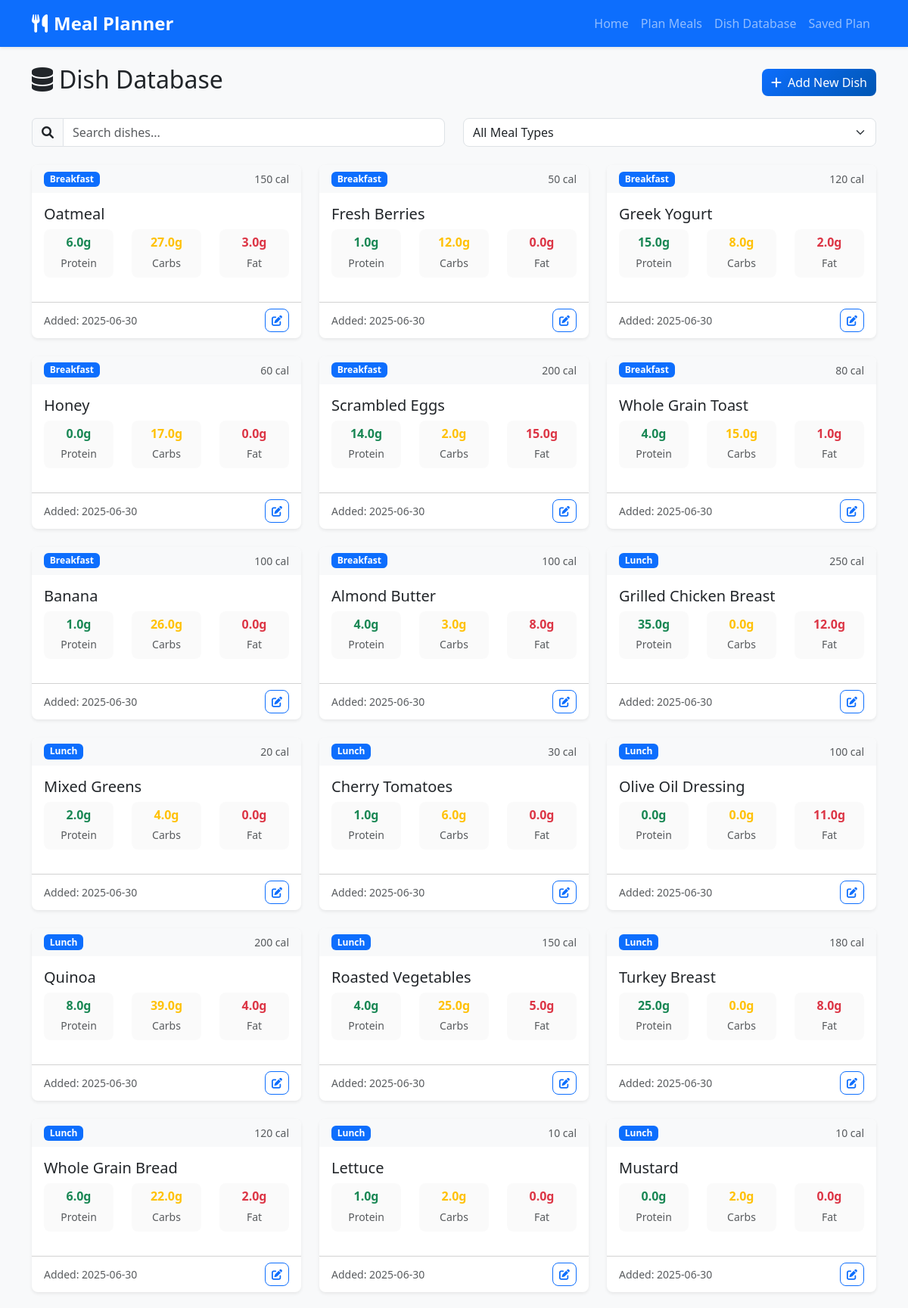
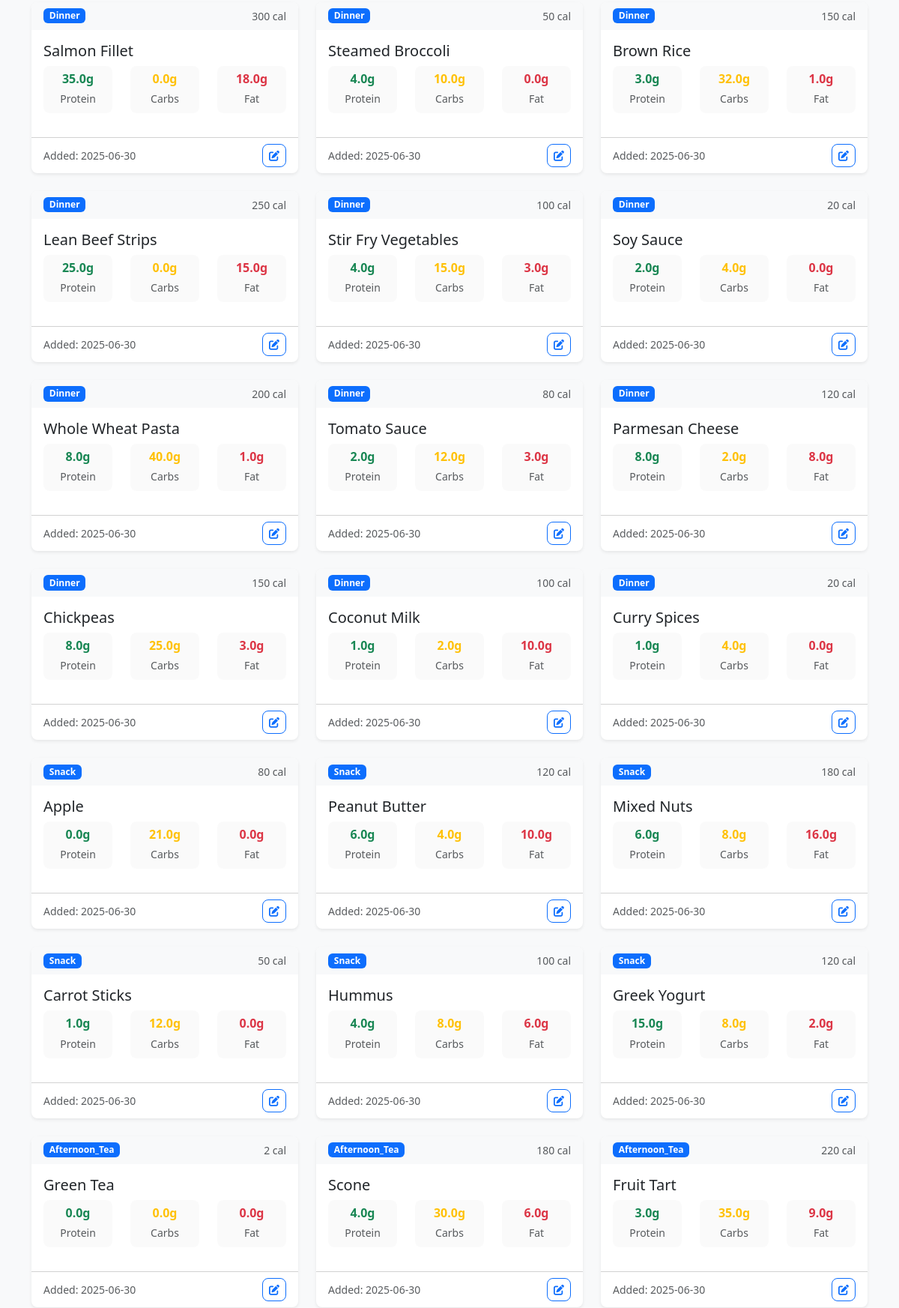
Page /meals (upper part) on the committed database (2 pictures, top to bottom).
### app.py (models this page shows)
class Dish(db.Model):
    id = db.Column(db.Integer, primary_key=True)
    name = db.Column(db.String(100), nullable=False)
    calories = db.Column(db.Integer, nullable=False)
    protein = db.Column(db.Float, nullable=False)
    carbs = db.Column(db.Float, nullable=False)
    fat = db.Column(db.Float, nullable=False)
    meal_type = db.Column(db.String(20), nullable=False)  # breakfast, lunch, dinner, snack
    created_at = db.Column(db.DateTime, default=datetime.utcnow)
    vegetarian = db.Column(db.Boolean, default=False)
    vegan = db.Column(db.Boolean, default=False)
    gluten_free = db.Column(db.Boolean, default=False)
    low_carb = db.Column(db.Boolean, default=False)

### app.py (the view)
@app.route('/meals')
def meals():
    dishes = Dish.query.all()
    return render_template('meals.html', dishes=dishes)

### templates/meals.html (shortened to what this page needs)
{% extends "base.html" %}
{% block content %}
<div class="d-flex justify-content-between align-items-center mb-4">
    <h2>
        <i class="fas fa-database me-2"></i>Dish Database
    </h2>
    <button class="btn btn-primary" data-bs-toggle="modal" data-bs-target="#addDishModal">
        <i class="fas fa-plus me-2"></i>Add New Dish
    </button>
</div>
<div class="row mb-4">
    <div class="col-md-6">
        <div class="input-group">
            <span class="input-group-text">
                <i class="fas fa-search"></i>
            </span>
            <input type="text" class="form-control" id="searchInput" placeholder="Search dishes...">
        </div>
    </div>
    <div class="col-md-6">
        <select class="form-select" id="filterType">
            <option value="">All Meal Types</option>
        </select>
    </div>
</div>
<div class="row g-4" id="dishesGrid">
    {% for dish in dishes %}
    <div class="col-md-6 col-lg-4 dish-card" data-name="{{ dish.name.lower() }}" data-type="{{ dish.meal_type }}">
        <div class="card border-0 shadow-sm h-100">
            <div class="card-header bg-light">
                <div class="d-flex justify-content-between align-items-center">
                    <span class="badge bg-primary">{{ dish.meal_type.title() }}</span>
                    <small class="text-muted">{{ dish.calories }} cal</small>
                </div>
            </div>
            <div class="card-body">
                <h5 class="card-title">{{ dish.name }}</h5>
                <div class="row text-center mb-3">
                    <div class="col-4">
                        <div class="nutrition-item">
                            <h6 class="text-success mb-1">{{ dish.protein }}g</h6>
                            <small class="text-muted">Protein</small>
                        </div>
                    </div>
                    <div class="col-4">
                        <div class="nutrition-item">
                            <h6 class="text-warning mb-1">{{ dish.carbs }}g</h6>
                            <small class="text-muted">Carbs</small>
                        </div>
                    </div>
                    <div class="col-4">
                        <div class="nutrition-item">
                            <h6 class="text-danger mb-1">{{ dish.fat }}g</h6>
                            <small class="text-muted">Fat</small>
                        </div>
                    </div>
                </div>
            </div>
            <div class="card-footer bg-transparent">
                <div class="d-flex justify-content-between align-items-center">
                    <small class="text-muted">Added: {{ dish.created_at.strftime('%Y-%m-%d') }}</small>
                    <button class="btn btn-sm btn-outline-primary" onclick="editDish({{ dish.id }})">
                        <i class="fas fa-edit"></i>
                    </button>
                </div>
            </div>
        </div>
    </div>
    {% endfor %}
</div>
{% endblock %}

### templates/base.html (shortened to what this page needs)
<!DOCTYPE html>
<html lang="en">
<head>
    <link href="https://cdn.jsdelivr.net/npm/bootstrap@5.3.0/dist/css/bootstrap.min.css" rel="stylesheet">
    <link href="https://cdnjs.cloudflare.com/ajax/libs/font-awesome/6.0.0/css/all.min.css" rel="stylesheet">
    <link href="{{ url_for('static', filename='css/style.css') }}" rel="stylesheet">
</head>
<body>
    <nav class="navbar navbar-expand-lg navbar-dark bg-primary">
        <div class="container">
            <a class="navbar-brand" href="{{ url_for('index') }}">
                <i class="fas fa-utensils me-2"></i>Meal Planner
            </a>
            <div class="collapse navbar-collapse" id="navbarNav">
                <ul class="navbar-nav ms-auto">
                    <li class="nav-item">
                        <a class="nav-link" href="{{ url_for('index') }}">Home</a>
                    </li>
                    <li class="nav-item">
                        <a class="nav-link" href="{{ url_for('plan') }}">Plan Meals</a>
                    </li>
                    <li class="nav-item">
                        <a class="nav-link" href="{{ url_for('meals') }}">Dish Database</a>
                    </li>
                    <li class="nav-item">
                        <a class="nav-link" href="{{ url_for('saved') }}">Saved Plan</a>
                    </li>
                </ul>
            </div>
        </div>
    </nav>
    <main class="container mt-4">
        {% block content %}{% endblock %}
    </main>
</body>
</html>

### static/css/style.css (style rules this page uses)
:root { --primary-color: #0d6efd; --success-color: #198754; --warning-color: #ffc107; --danger-color: #dc3545; --info-color: #0dcaf0; --light-bg: #f8f9fa; --border-radius: 0.5rem; --box-shadow: 0 0.125rem 0.25rem rgba(0, 0, 0, 0.075); --transition: all 0.3s ease; }
body { font-family: 'Segoe UI', Tahoma, Geneva, Verdana, sans-serif; background-color: #f8f9fa; }
.card { border-radius: var(--border-radius); transition: var(--transition); border: none; }
.card-header { border-radius: var(--border-radius) var(--border-radius) 0 0 !important; border-bottom: none; }
.nutrition-item { padding: 0.5rem; border-radius: var(--border-radius); background-color: rgba(0, 0, 0, 0.02); }
.nutrition-item h6 { font-weight: 600; margin-bottom: 0.25rem; }
.dish-card { transition: var(--transition); }
.dish-card .card { height: 100%; display: flex; flex-direction: column; }
.dish-card .card-body { flex: 1; }
.form-control, .form-select { border-radius: var(--border-radius); border: 1px solid #dee2e6; transition: var(--transition); }
.btn { border-radius: var(--border-radius); transition: var(--transition); font-weight: 500; }
.btn-primary { background: linear-gradient(135deg, var(--primary-color), #0056b3); border: none; }
.navbar { box-shadow: var(--box-shadow); }
.navbar-brand { font-weight: 600; font-size: 1.5rem; }
.fade-in { animation: fadeIn 0.5s ease-in; }

### rows in the picture
Dish: meal_type "Breakfast", calories "150", name "Oatmeal", protein "6.0", carbs "27.0", fat "3.0", created_at "2025-06-30"
Dish: meal_type "Breakfast", calories "50", name "Fresh Berries", protein "1.0", carbs "12.0", fat "0.0", created_at "2025-06-30"
Dish: meal_type "Breakfast", calories "120", name "Greek Yogurt", protein "15.0", carbs "8.0", fat "2.0", created_at "2025-06-30"
Dish: meal_type "Breakfast", calories "60", name "Honey", protein "0.0", carbs "17.0", fat "0.0", created_at "2025-06-30"
Dish: meal_type "Breakfast", calories "200", name "Scrambled Eggs", protein "14.0", carbs "2.0", fat "15.0", created_at "2025-06-30"
Dish: meal_type "Breakfast", calories "80", name "Whole Grain Toast", protein "4.0", carbs "15.0", fat "1.0", created_at "2025-06-30"
Dish: meal_type "Breakfast", calories "100", name "Banana", protein "1.0", carbs "26.0", fat "0.0", created_at "2025-06-30"
Dish: meal_type "Breakfast", calories "100", name "Almond Butter", protein "4.0", carbs "3.0", fat "8.0", created_at "2025-06-30"
Dish: meal_type "Lunch", calories "250", name "Grilled Chicken Breast", protein "35.0", carbs "0.0", fat "12.0", created_at "2025-06-30"
Dish: meal_type "Lunch", calories "20", name "Mixed Greens", protein "2.0", carbs "4.0", fat "0.0", created_at "2025-06-30"
Dish: meal_type "Lunch", calories "30", name "Cherry Tomatoes", protein "1.0", carbs "6.0", fat "0.0", created_at "2025-06-30"
Dish: meal_type "Lunch", calories "100", name "Olive Oil Dressing", protein "0.0", carbs "0.0", fat "11.0", created_at "2025-06-30"
Dish: meal_type "Lunch", calories "200", name "Quinoa", protein "8.0", carbs "39.0", fat "4.0", created_at "2025-06-30"
Dish: meal_type "Lunch", calories "150", name "Roasted Vegetables", protein "4.0", carbs "25.0", fat "5.0", created_at "2025-06-30"
Dish: meal_type "Lunch", calories "180", name "Turkey Breast", protein "25.0", carbs "0.0", fat "8.0", created_at "2025-06-30"
Dish: meal_type "Lunch", calories "120", name "Whole Grain Bread", protein "6.0", carbs "22.0", fat "2.0", created_at "2025-06-30"
Dish: meal_type "Lunch", calories "10", name "Lettuce", protein "1.0", carbs "2.0", fat "0.0", created_at "2025-06-30"
Dish: meal_type "Lunch", calories "10", name "Mustard", protein "0.0", carbs "2.0", fat "0.0", created_at "2025-06-30"
Dish: meal_type "Dinner", calories "300", name "Salmon Fillet", protein "35.0", carbs "0.0", fat "18.0", created_at "2025-06-30"
Dish: meal_type "Dinner", calories "50", name "Steamed Broccoli", protein "4.0", carbs "10.0", fat "0.0", created_at "2025-06-30"
Dish: meal_type "Dinner", calories "150", name "Brown Rice", protein "3.0", carbs "32.0", fat "1.0", created_at "2025-06-30"
Dish: meal_type "Dinner", calories "250", name "Lean Beef Strips", protein "25.0", carbs "0.0", fat "15.0", created_at "2025-06-30"
Dish: meal_type "Dinner", calories "100", name "Stir Fry Vegetables", protein "4.0", carbs "15.0", fat "3.0", created_at "2025-06-30"
Dish: meal_type "Dinner", calories "20", name "Soy Sauce", protein "2.0", carbs "4.0", fat "0.0", created_at "2025-06-30"
Dish: meal_type "Dinner", calories "200", name "Whole Wheat Pasta", protein "8.0", carbs "40.0", fat "1.0", created_at "2025-06-30"
Dish: meal_type "Dinner", calories "80", name "Tomato Sauce", protein "2.0", carbs "12.0", fat "3.0", created_at "2025-06-30"
Dish: meal_type "Dinner", calories "120", name "Parmesan Cheese", protein "8.0", carbs "2.0", fat "8.0", created_at "2025-06-30"
Dish: meal_type "Dinner", calories "150", name "Chickpeas", protein "8.0", carbs "25.0", fat "3.0", created_at "2025-06-30"
Dish: meal_type "Dinner", calories "100", name "Coconut Milk", protein "1.0", carbs "2.0", fat "10.0", created_at "2025-06-30"
Dish: meal_type "Dinner", calories "20", name "Curry Spices", protein "1.0", carbs "4.0", fat "0.0", created_at "2025-06-30"
Dish: meal_type "Snack", calories "80", name "Apple", protein "0.0", carbs "21.0", fat "0.0", created_at "2025-06-30"
Dish: meal_type "Snack", calories "120", name "Peanut Butter", protein "6.0", carbs "4.0", fat "10.0", created_at "2025-06-30"
Dish: meal_type "Snack", calories "180", name "Mixed Nuts", protein "6.0", carbs "8.0", fat "16.0", created_at "2025-06-30"
Dish: meal_type "Snack", calories "50", name "Carrot Sticks", protein "1.0", carbs "12.0", fat "0.0", created_at "2025-06-30"
Dish: meal_type "Snack", calories "100", name "Hummus", protein "4.0", carbs "8.0", fat "6.0", created_at "2025-06-30"
Dish: meal_type "Snack", calories "120", name "Greek Yogurt", protein "15.0", carbs "8.0", fat "2.0", created_at "2025-06-30"
Dish: meal_type "Afternoon_Tea", calories "2", name "Green Tea", protein "0.0", carbs "0.0", fat "0.0", created_at "2025-06-30"
Dish: meal_type "Afternoon_Tea", calories "180", name "Scone", protein "4.0", carbs "30.0", fat "6.0", created_at "2025-06-30"
Dish: meal_type "Afternoon_Tea", calories "220", name "Fruit Tart", protein "3.0", carbs "35.0", fat "9.0", created_at "2025-06-30"
